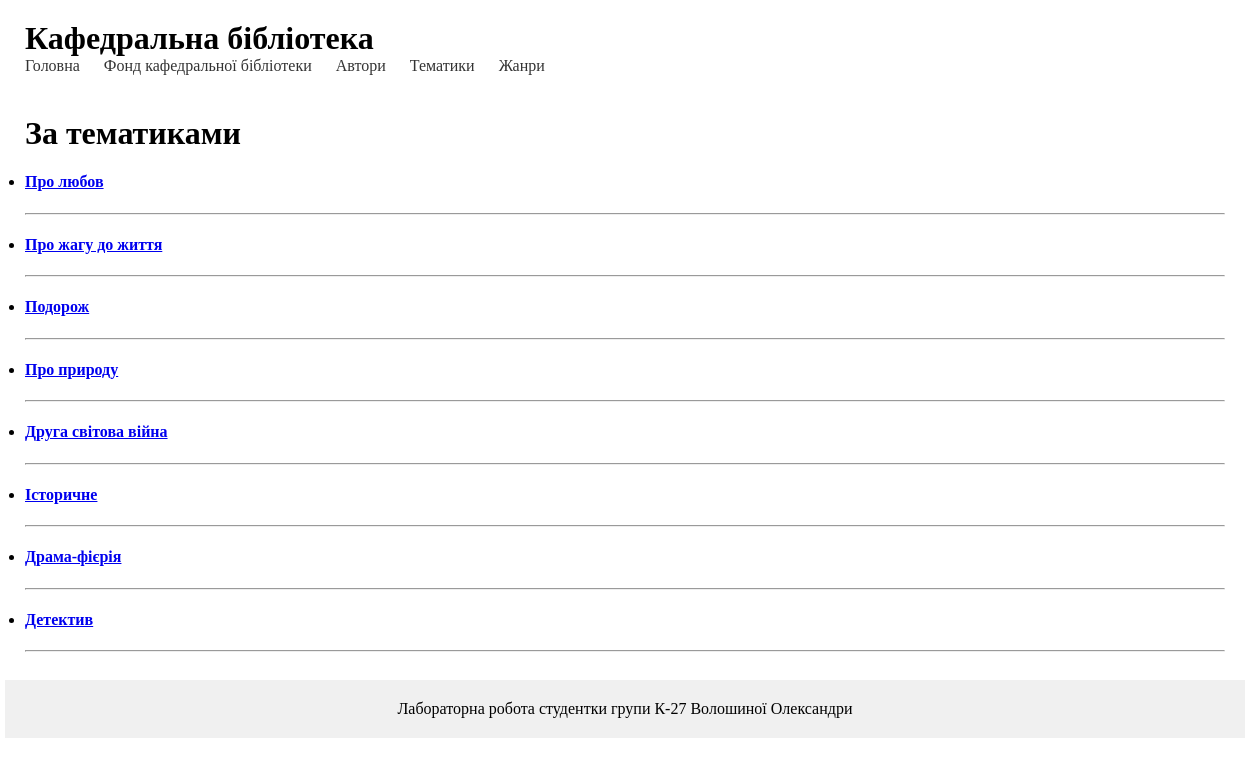
/subject/, run on the app's committed database.
### library/models.py (models this page shows, shortened)
class Subject(models.Model):
    name = models.CharField(max_length=50, null=True)

### library/views.py (the view)
# urls.py: path('subject/', subject, name='subject'),
def subject(request):
     subject = Subject.objects.all()
     return render(request, 'library/subject.html', {'subjects': subject, 'menu' : menu, 'title' : 'За тематиками'})

### library/templates/library/subject.html (shortened to what this page needs)
{% extends 'library/base.html' %}
{% block content %}
    <h1>{{ title }}</h1>
    <ul>
        {% for subject in subjects %}
            <li>
                <h4><a href="{% url 'subject_editions' subject.id %}">{{ subject.name }}</a></h4>
            </li>
            <hr>
        {% endfor %}
    </ul>
{% endblock %}

### library/static/library/css/styles.css (style rules this page uses)
body, h1, h2, p, ul, li { margin: 0; padding: 0; }

### data on the page
Subject: name "Про любов"
Subject: name "Про жагу до життя"
Subject: name "Подорож"
Subject: name "Про природу"
Subject: name "Друга світова війна"
Subject: name "Історичне"
Subject: name "Драма-фієрія"
Subject: name "Детектив"

### other printed values
{{ title }} "За тематиками"
